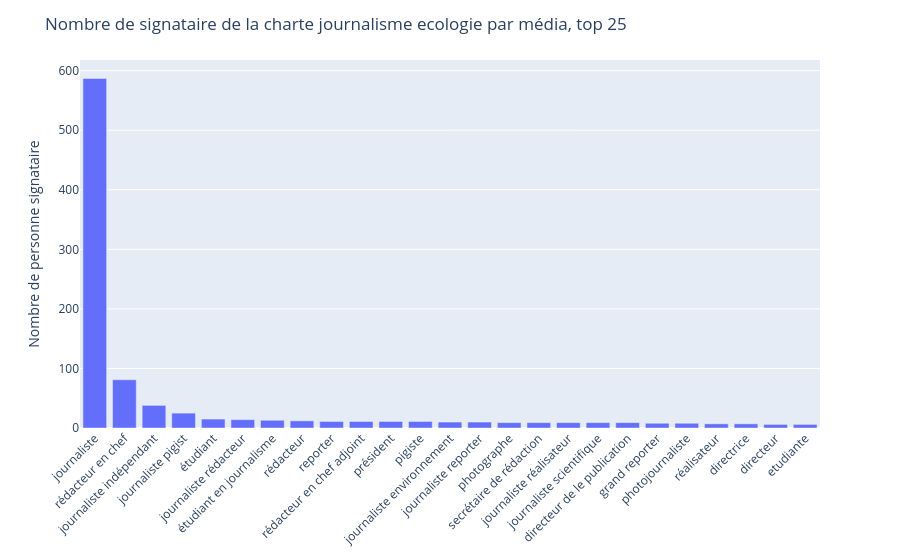

Notebook code for this chart:
### Code cell
bar_plot_nb_of_signataire_per_media(df_signing, column="Lemmatized Fonction")

### Figure 1 — Plotly figure (JSON) as saved in the notebook; plotly's stock layout.template omitted (floating-point values rounded to 4 significant figures)
{"data": [{"alignmentgroup": "True", "hovertemplate": "Lemmatized Fonction=%{x}<br>Nom=%{y}<extra></extra>", "legendgroup": "", "marker": {"color": "#636efa", "pattern": {"shape": ""}}, "name": "", "offsetgroup": "", "orientation": "v", "showlegend": false, "textposition": "auto", "type": "bar", "x": ["journaliste", "rédacteur en chef", "journaliste indépendant", "journaliste pigist", "étudiant", "journaliste rédacteur", "étudiant en journalisme", "rédacteur", "reporter", "rédacteur en chef adjoint", "président", "pigiste", "journaliste environnement", "journaliste reporter", "photographe", "secrétaire de rédaction", "journaliste réalisateur", "journaliste scientifique", "directeur de le publication", "grand reporter", "photojournaliste", "réalisateur", "directrice", "directeur", "etudiante"], "xaxis": "x", "y": [587, 81, 38, 25, 15, 14, 13, 12, 11, 11, 11, 11, 10, 10, 9, 9, 9, 9, 9, 8, 8, 7, 7, 6, 6], "yaxis": "y"}], "layout": {"barmode": "relative", "legend": {"tracegroupgap": 0}, "margin": {"b": 100, "t": 60}, "title": {"text": "Nombre de signataire de la charte journalisme ecologie par média, top 25"}, "xaxis": {"anchor": "y", "domain": [0, 1], "tickangle": -45, "title": {}}, "yaxis": {"anchor": "x", "domain": [0, 1], "title": {"text": "Nombre de personne signataire"}}}}
